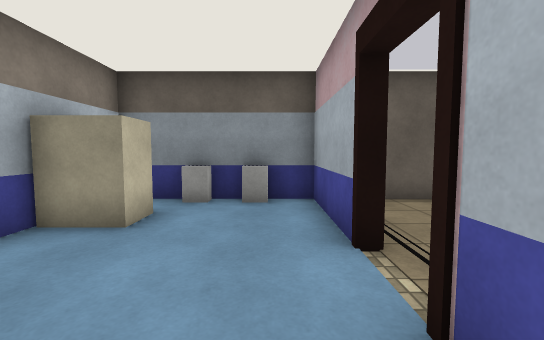
view 1 (above)

16 first-person views from a walk through a 3-D level made in the Unity game engine. The camera is 1.2 m above the floor, tilts 4° down and sees 90° across. Doors are open. The floor is counted in squares, 1 m on a side. Each view is taken from the middle of a square. On the plan, view 1 faces up. The plan holds only what a view shows up to about 13 squares ahead; the rest is blank. The place goes on beyond the plan. Surface patterns are stand-ins for the level's own textures.

view 2
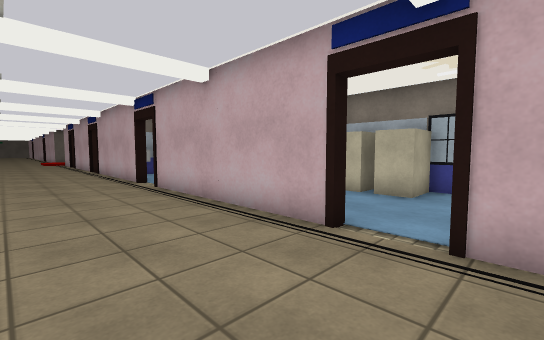

view 3
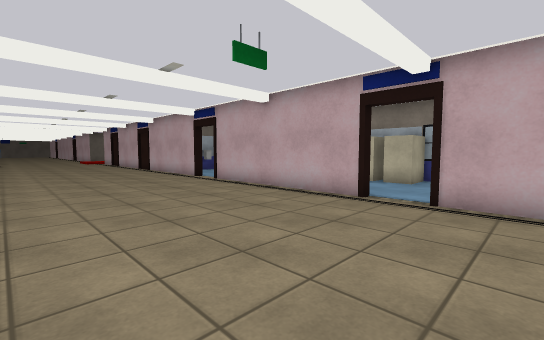

view 4
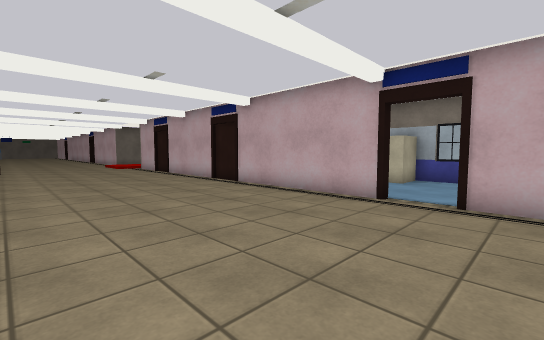

view 5
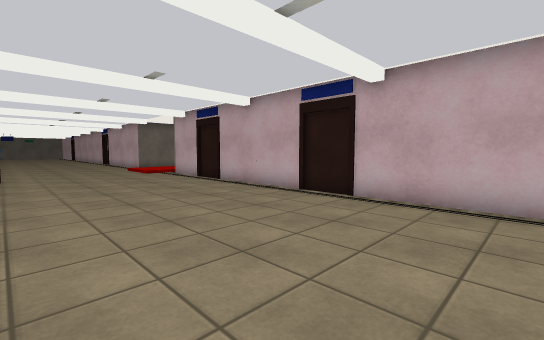

view 6
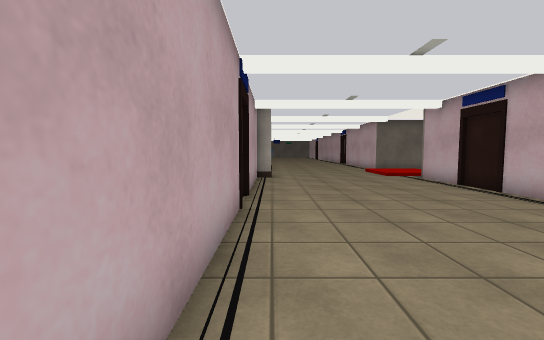

view 7
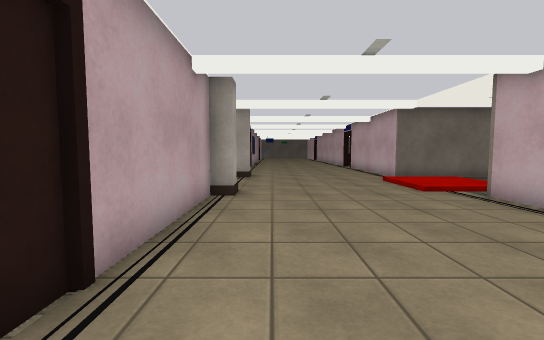

view 8
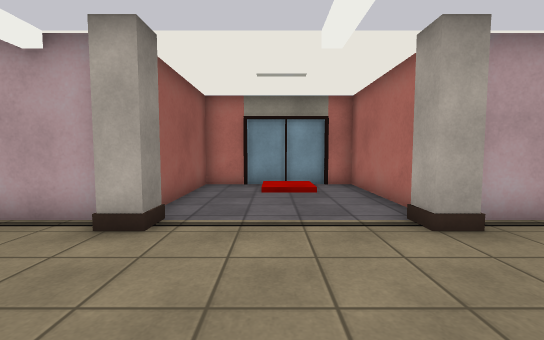

view 9
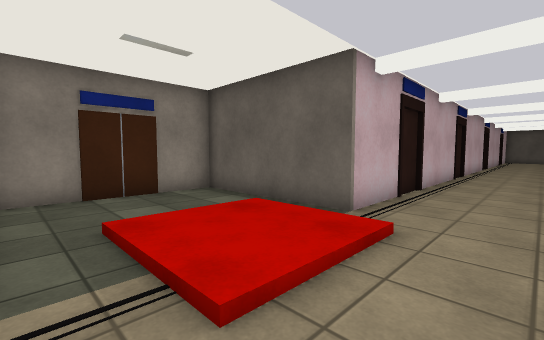

view 10
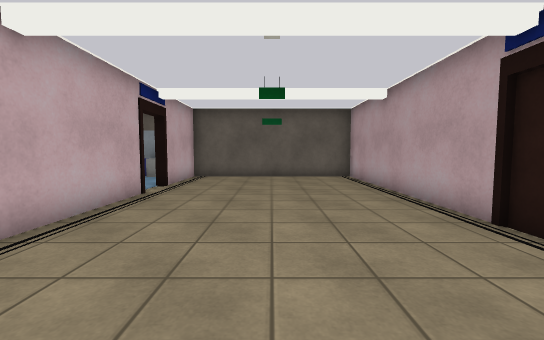

view 11
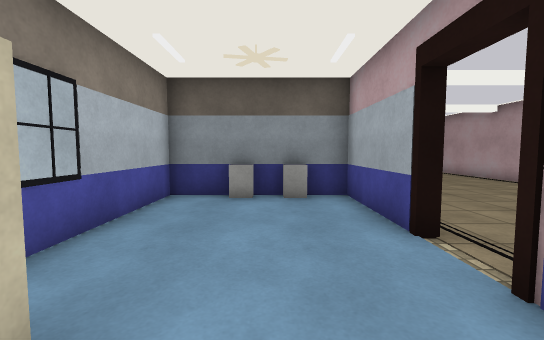

view 12
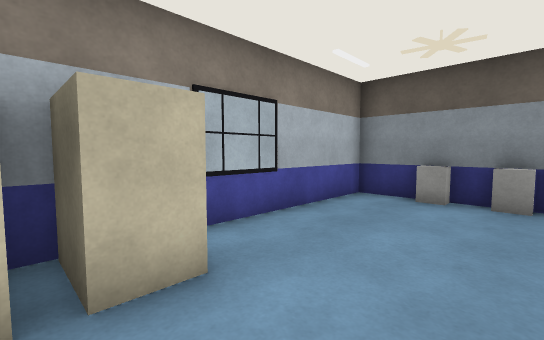

view 13
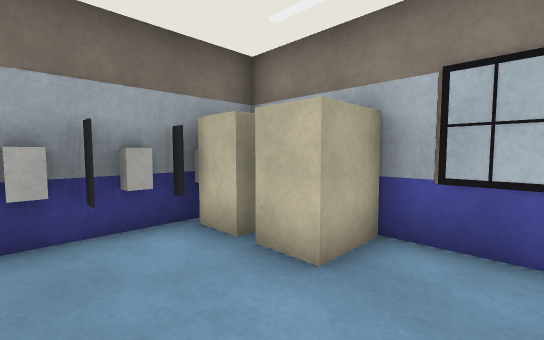

view 14
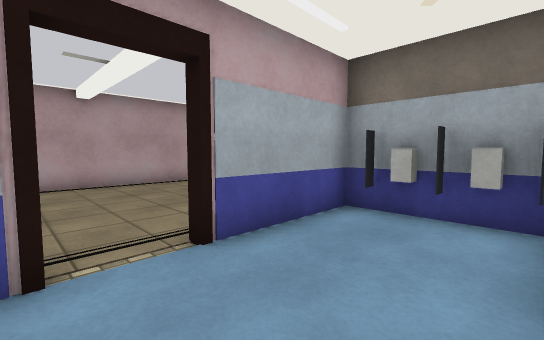

view 15
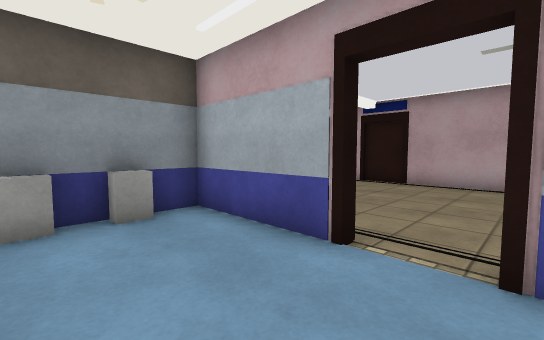

view 16
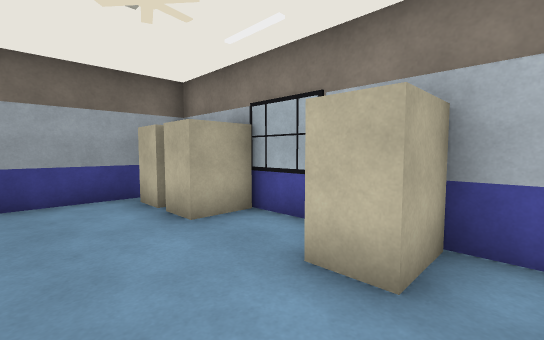

### Floor plan
Points are (right, up) in squares from view 1. A wall is a line through its corners. A room is listed if a view was taken in it or the views show most of it. See-through windows are left out.
Room 1 (views 1, 11, 12, 13, 14, 15, 16)
walls: (-2.6, -1.3) (-0.4, -1.3); (1, 1) (1, 1.8); (1, -5.2) (1, -1.7) (-3.8, -1.7) (-3.8, -9); (1, 3.3) (1, 6.8) (-3, 6.8); (-3.8, 6.1) (-3.8, 1.5); (-2.5, -10.4) (-1.4, -10.4); (0.4, -10.4) (1, -10.4) (1, -6.8)
ways out: open door at (1, -6) to room 2; open door at (1, 2.5) to room 2
objects: other object (-3, -9) to (-3, -8); other object (-3, 0); other object (-3, 1); other object (-3, 4) to (-3, 5); other object (-2, -2); other object (-2, 7); other object (-1, -10); other object (0, -10); other object (0, -2); other object (0, 7)
Room 2 (views 2, 3, 4, 5, 6, 7, 8, 9, 10)
walls: (1.3, -6.8) (1.3, -23.1) (-3.8, -23.1) (-3.8, -28.1); (8.7, -23.4) (8.7, 6.8) (1.3, 6.8) (1.3, 3.3); (9.5, -28.9) (13.9, -28.9) (13.9, -23.6) (9.8, -23.6); (1.3, 1.8) (1.3, -5.2); (-2.5, -28.4) (1.3, -28.4) (1.3, -29.1)
ways out: open door at (1, -6) to room 1; open door at (1, 2.5) to room 1
objects: other object (8, -29); other object (8, -24) to (9, -24)

Positions as (right, up) in squares from view 1, and headings:
1: (0, 0), facing up
2: (5, 4), facing down-left
3: (8, 5), facing down-left
4: (8, -4), facing down-left
5: (8, -9), facing down-left
6: (8, -11), facing down
7: (7, -16), facing down
8: (4, -26), facing right
9: (4, -28), facing up-left
10: (5, -6), facing up
11: (-1, -9), facing up
12: (0, -9), facing up-left
13: (0, -6), facing down-left
14: (-2, -5), facing down-right
15: (-2, -7), facing up-right
16: (0, 6), facing down-left
